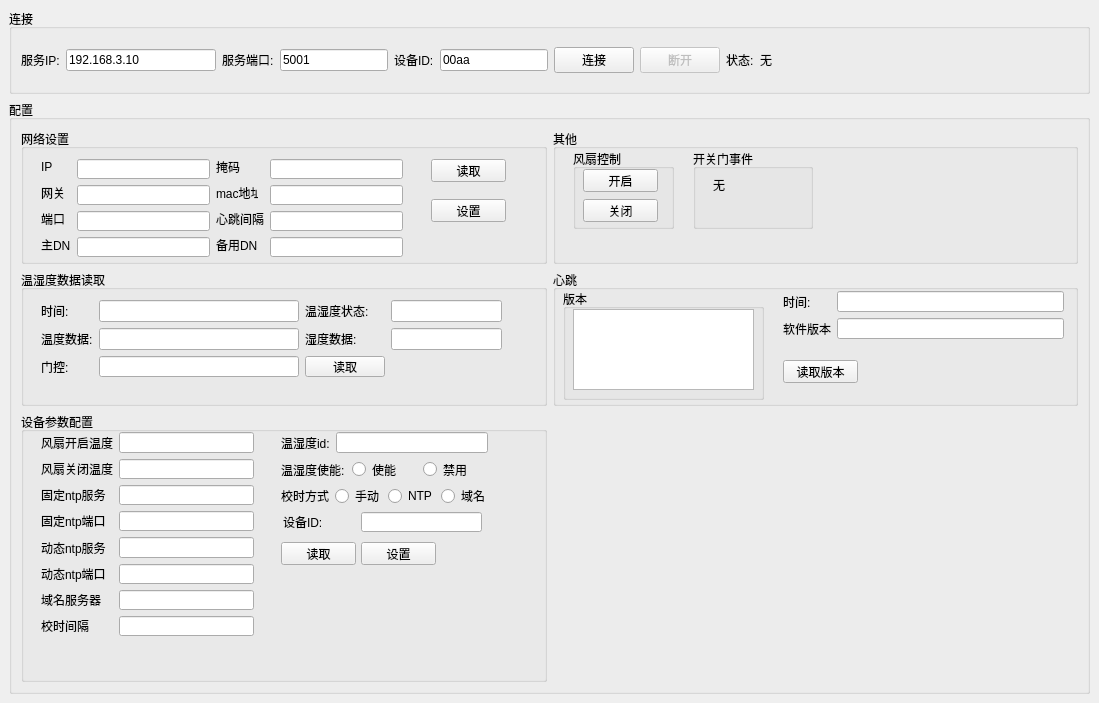
<?xml version="1.0" encoding="UTF-8"?>
<ui version="4.0">
 <class>MainWindow</class>
 <widget class="QMainWindow" name="MainWindow">
  <property name="geometry">
   <rect>
    <x>0</x>
    <y>0</y>
    <width>1099</width>
    <height>703</height>
   </rect>
  </property>
  <property name="windowTitle">
   <string>MainWindow</string>
  </property>
  <widget class="QWidget" name="centralwidget">
   <layout class="QVBoxLayout" name="verticalLayout" stretch="1,7">
    <item>
     <widget class="QGroupBox" name="groupBox">
      <property name="title">
       <string>连接</string>
      </property>
      <layout class="QHBoxLayout" name="horizontalLayout_2">
       <item>
        <layout class="QHBoxLayout" name="horizontalLayout">
         <item>
          <widget class="QLabel" name="label_2">
           <property name="text">
            <string>服务IP:</string>
           </property>
          </widget>
         </item>
         <item>
          <widget class="QLineEdit" name="server_ip">
           <property name="minimumSize">
            <size>
             <width>150</width>
             <height>0</height>
            </size>
           </property>
           <property name="text">
            <string>192.168.3.10</string>
           </property>
           <property name="placeholderText">
            <string>服务IP地址</string>
           </property>
          </widget>
         </item>
         <item>
          <widget class="QLabel" name="label_29">
           <property name="text">
            <string>服务端口:</string>
           </property>
          </widget>
         </item>
         <item>
          <widget class="QLineEdit" name="server_port">
           <property name="text">
            <string>5001</string>
           </property>
           <property name="placeholderText">
            <string>服务端口号</string>
           </property>
          </widget>
         </item>
         <item>
          <widget class="QLabel" name="label_30">
           <property name="text">
            <string>设备ID:</string>
           </property>
          </widget>
         </item>
         <item>
          <widget class="QLineEdit" name="local_device_id">
           <property name="text">
            <string>00aa</string>
           </property>
          </widget>
         </item>
         <item>
          <widget class="QPushButton" name="connect_server">
           <property name="text">
            <string>连接</string>
           </property>
          </widget>
         </item>
         <item>
          <widget class="QPushButton" name="close_server">
           <property name="enabled">
            <bool>false</bool>
           </property>
           <property name="text">
            <string>断开</string>
           </property>
          </widget>
         </item>
         <item>
          <widget class="QLabel" name="status_label_1">
           <property name="text">
            <string>状态:</string>
           </property>
          </widget>
         </item>
         <item>
          <widget class="QLabel" name="status_label">
           <property name="text">
            <string>无</string>
           </property>
          </widget>
         </item>
        </layout>
       </item>
       <item>
        <spacer name="horizontalSpacer">
         <property name="orientation">
          <enum>Qt::Horizontal</enum>
         </property>
         <property name="sizeHint" stdset="0">
          <size>
           <width>40</width>
           <height>20</height>
          </size>
         </property>
        </spacer>
       </item>
      </layout>
     </widget>
    </item>
    <item>
     <widget class="QGroupBox" name="groupBox_2">
      <property name="title">
       <string>配置</string>
      </property>
      <layout class="QGridLayout" name="gridLayout_4" rowstretch="1,1,2">
       <item row="0" column="0">
        <widget class="QGroupBox" name="groupBox_3">
         <property name="title">
          <string>网络设置</string>
         </property>
         <widget class="QLabel" name="label_10">
          <property name="geometry">
           <rect>
            <x>20</x>
            <y>82</y>
            <width>24</width>
            <height>16</height>
           </rect>
          </property>
          <property name="text">
           <string>端口</string>
          </property>
         </widget>
         <widget class="QLineEdit" name="net_heatbeat_interval">
          <property name="geometry">
           <rect>
            <x>249</x>
            <y>82</y>
            <width>133</width>
            <height>20</height>
           </rect>
          </property>
         </widget>
         <widget class="QLineEdit" name="net_mask">
          <property name="geometry">
           <rect>
            <x>249</x>
            <y>30</y>
            <width>133</width>
            <height>20</height>
           </rect>
          </property>
         </widget>
         <widget class="QLabel" name="label_14">
          <property name="geometry">
           <rect>
            <x>195</x>
            <y>108</y>
            <width>42</width>
            <height>16</height>
           </rect>
          </property>
          <property name="text">
           <string>备用DNS</string>
          </property>
         </widget>
         <widget class="QLabel" name="label_9">
          <property name="geometry">
           <rect>
            <x>20</x>
            <y>56</y>
            <width>24</width>
            <height>16</height>
           </rect>
          </property>
          <property name="text">
           <string>网关</string>
          </property>
         </widget>
         <widget class="QLabel" name="label_11">
          <property name="geometry">
           <rect>
            <x>195</x>
            <y>30</y>
            <width>24</width>
            <height>16</height>
           </rect>
          </property>
          <property name="text">
           <string>掩码</string>
          </property>
         </widget>
         <widget class="QLineEdit" name="net_dns_2">
          <property name="geometry">
           <rect>
            <x>249</x>
            <y>108</y>
            <width>133</width>
            <height>20</height>
           </rect>
          </property>
         </widget>
         <widget class="QPushButton" name="set_net_btn">
          <property name="enabled">
           <bool>true</bool>
          </property>
          <property name="geometry">
           <rect>
            <x>410</x>
            <y>70</y>
            <width>75</width>
            <height>23</height>
           </rect>
          </property>
          <property name="text">
           <string>设置</string>
          </property>
         </widget>
         <widget class="QLabel" name="label_15">
          <property name="geometry">
           <rect>
            <x>195</x>
            <y>82</y>
            <width>48</width>
            <height>16</height>
           </rect>
          </property>
          <property name="text">
           <string>心跳间隔</string>
          </property>
         </widget>
         <widget class="QLabel" name="label_12">
          <property name="geometry">
           <rect>
            <x>195</x>
            <y>56</y>
            <width>42</width>
            <height>16</height>
           </rect>
          </property>
          <property name="text">
           <string>mac地址</string>
          </property>
         </widget>
         <widget class="QLineEdit" name="net_dns_1">
          <property name="geometry">
           <rect>
            <x>56</x>
            <y>108</y>
            <width>133</width>
            <height>20</height>
           </rect>
          </property>
         </widget>
         <widget class="QLabel" name="label_13">
          <property name="geometry">
           <rect>
            <x>20</x>
            <y>108</y>
            <width>30</width>
            <height>16</height>
           </rect>
          </property>
          <property name="text">
           <string>主DNS</string>
          </property>
         </widget>
         <widget class="QLineEdit" name="net_port">
          <property name="geometry">
           <rect>
            <x>56</x>
            <y>82</y>
            <width>133</width>
            <height>20</height>
           </rect>
          </property>
         </widget>
         <widget class="QLineEdit" name="net_addr">
          <property name="geometry">
           <rect>
            <x>56</x>
            <y>30</y>
            <width>133</width>
            <height>20</height>
           </rect>
          </property>
         </widget>
         <widget class="QLineEdit" name="net_mac">
          <property name="geometry">
           <rect>
            <x>249</x>
            <y>56</y>
            <width>133</width>
            <height>20</height>
           </rect>
          </property>
         </widget>
         <widget class="QLineEdit" name="net_gateway">
          <property name="geometry">
           <rect>
            <x>56</x>
            <y>56</y>
            <width>133</width>
            <height>20</height>
           </rect>
          </property>
         </widget>
         <widget class="QPushButton" name="get_net_btn">
          <property name="geometry">
           <rect>
            <x>410</x>
            <y>30</y>
            <width>75</width>
            <height>23</height>
           </rect>
          </property>
          <property name="text">
           <string>读取</string>
          </property>
         </widget>
         <widget class="QLabel" name="label_8">
          <property name="geometry">
           <rect>
            <x>20</x>
            <y>30</y>
            <width>16</width>
            <height>16</height>
           </rect>
          </property>
          <property name="text">
           <string>IP</string>
          </property>
         </widget>
        </widget>
       </item>
       <item row="1" column="0">
        <widget class="QGroupBox" name="groupBox_4">
         <property name="title">
          <string>温湿度数据读取</string>
         </property>
         <widget class="QWidget" name="layoutWidget">
          <property name="geometry">
           <rect>
            <x>20</x>
            <y>30</y>
            <width>461</width>
            <height>77</height>
           </rect>
          </property>
          <layout class="QGridLayout" name="gridLayout_2">
           <item row="0" column="0">
            <widget class="QLabel" name="label_3">
             <property name="text">
              <string>时间:</string>
             </property>
            </widget>
           </item>
           <item row="0" column="1">
            <widget class="QLineEdit" name="device_time">
             <property name="minimumSize">
              <size>
               <width>200</width>
               <height>0</height>
              </size>
             </property>
             <property name="text">
              <string/>
             </property>
             <property name="readOnly">
              <bool>true</bool>
             </property>
            </widget>
           </item>
           <item row="0" column="2">
            <widget class="QLabel" name="label_4">
             <property name="text">
              <string>温湿度状态:</string>
             </property>
            </widget>
           </item>
           <item row="0" column="3">
            <widget class="QLineEdit" name="hum_tem_state">
             <property name="text">
              <string/>
             </property>
             <property name="readOnly">
              <bool>true</bool>
             </property>
            </widget>
           </item>
           <item row="1" column="0">
            <widget class="QLabel" name="label_5">
             <property name="text">
              <string>温度数据:</string>
             </property>
            </widget>
           </item>
           <item row="1" column="1">
            <widget class="QLineEdit" name="tem_data">
             <property name="text">
              <string/>
             </property>
             <property name="readOnly">
              <bool>true</bool>
             </property>
            </widget>
           </item>
           <item row="1" column="2">
            <widget class="QLabel" name="label_6">
             <property name="text">
              <string>湿度数据:</string>
             </property>
            </widget>
           </item>
           <item row="1" column="3">
            <widget class="QLineEdit" name="hum_data">
             <property name="text">
              <string/>
             </property>
             <property name="readOnly">
              <bool>true</bool>
             </property>
            </widget>
           </item>
           <item row="2" column="0">
            <widget class="QLabel" name="label_7">
             <property name="text">
              <string>门控:</string>
             </property>
            </widget>
           </item>
           <item row="2" column="1">
            <widget class="QLineEdit" name="door_state">
             <property name="text">
              <string/>
             </property>
             <property name="readOnly">
              <bool>true</bool>
             </property>
            </widget>
           </item>
           <item row="2" column="2">
            <widget class="QPushButton" name="get_hum_and_temp_data">
             <property name="text">
              <string>读取</string>
             </property>
            </widget>
           </item>
          </layout>
         </widget>
        </widget>
       </item>
       <item row="2" column="0">
        <widget class="QGroupBox" name="groupBox_5">
         <property name="title">
          <string>设备参数配置</string>
         </property>
         <widget class="QPushButton" name="set_param_btn">
          <property name="enabled">
           <bool>true</bool>
          </property>
          <property name="geometry">
           <rect>
            <x>340</x>
            <y>130</y>
            <width>75</width>
            <height>23</height>
           </rect>
          </property>
          <property name="text">
           <string>设置</string>
          </property>
          <property name="checkable">
           <bool>false</bool>
          </property>
         </widget>
         <widget class="QPushButton" name="get_device_param_btn">
          <property name="geometry">
           <rect>
            <x>260</x>
            <y>130</y>
            <width>75</width>
            <height>23</height>
           </rect>
          </property>
          <property name="text">
           <string>读取</string>
          </property>
         </widget>
         <widget class="QWidget" name="layoutWidget">
          <property name="geometry">
           <rect>
            <x>260</x>
            <y>20</y>
            <width>207</width>
            <height>74</height>
           </rect>
          </property>
          <layout class="QVBoxLayout" name="verticalLayout_2">
           <item>
            <layout class="QHBoxLayout" name="horizontalLayout_4">
             <item>
              <widget class="QLabel" name="label_23">
               <property name="text">
                <string>温湿度id:</string>
               </property>
              </widget>
             </item>
             <item>
              <widget class="QLineEdit" name="hum_id_edit"/>
             </item>
            </layout>
           </item>
           <item>
            <layout class="QHBoxLayout" name="horizontalLayout_3">
             <item>
              <widget class="QLabel" name="label_22">
               <property name="text">
                <string>温湿度使能:</string>
               </property>
              </widget>
             </item>
             <item>
              <widget class="QRadioButton" name="hum_enable_radio">
               <property name="text">
                <string>使能</string>
               </property>
               <attribute name="buttonGroup">
                <string notr="true">buttonGroup</string>
               </attribute>
              </widget>
             </item>
             <item>
              <widget class="QRadioButton" name="hum_disable_radio">
               <property name="text">
                <string>禁用</string>
               </property>
               <attribute name="buttonGroup">
                <string notr="true">buttonGroup</string>
               </attribute>
              </widget>
             </item>
            </layout>
           </item>
           <item>
            <layout class="QHBoxLayout" name="horizontalLayout_6">
             <item>
              <widget class="QLabel" name="label_21">
               <property name="text">
                <string>校时方式</string>
               </property>
              </widget>
             </item>
             <item>
              <layout class="QHBoxLayout" name="horizontalLayout_5">
               <item>
                <widget class="QRadioButton" name="ntp_man">
                 <property name="text">
                  <string>手动</string>
                 </property>
                 <attribute name="buttonGroup">
                  <string notr="true">buttonGroup_2</string>
                 </attribute>
                </widget>
               </item>
               <item>
                <widget class="QRadioButton" name="ntp_ntp">
                 <property name="text">
                  <string>NTP</string>
                 </property>
                 <attribute name="buttonGroup">
                  <string notr="true">buttonGroup_2</string>
                 </attribute>
                </widget>
               </item>
               <item>
                <widget class="QRadioButton" name="ntp_dn">
                 <property name="text">
                  <string>域名</string>
                 </property>
                 <attribute name="buttonGroup">
                  <string notr="true">buttonGroup_2</string>
                 </attribute>
                </widget>
               </item>
              </layout>
             </item>
            </layout>
           </item>
          </layout>
         </widget>
         <widget class="QWidget" name="layoutWidget">
          <property name="geometry">
           <rect>
            <x>20</x>
            <y>20</y>
            <width>213</width>
            <height>204</height>
           </rect>
          </property>
          <layout class="QGridLayout" name="gridLayout">
           <item row="0" column="0">
            <widget class="QLabel" name="label_20">
             <property name="text">
              <string>风扇开启温度</string>
             </property>
            </widget>
           </item>
           <item row="0" column="1">
            <widget class="QLineEdit" name="fan_open_tem">
             <property name="text">
              <string/>
             </property>
            </widget>
           </item>
           <item row="1" column="0">
            <widget class="QLabel" name="label_19">
             <property name="text">
              <string>风扇关闭温度</string>
             </property>
            </widget>
           </item>
           <item row="1" column="1">
            <widget class="QLineEdit" name="fan_close_tem">
             <property name="text">
              <string/>
             </property>
            </widget>
           </item>
           <item row="2" column="0">
            <widget class="QLabel" name="label_16">
             <property name="text">
              <string>固定ntp服务</string>
             </property>
            </widget>
           </item>
           <item row="2" column="1">
            <widget class="QLineEdit" name="fixed_ntp_server">
             <property name="text">
              <string/>
             </property>
             <property name="readOnly">
              <bool>false</bool>
             </property>
            </widget>
           </item>
           <item row="3" column="0">
            <widget class="QLabel" name="label_17">
             <property name="text">
              <string>固定ntp端口</string>
             </property>
            </widget>
           </item>
           <item row="3" column="1">
            <widget class="QLineEdit" name="fixed_ntp_port">
             <property name="text">
              <string/>
             </property>
             <property name="readOnly">
              <bool>true</bool>
             </property>
            </widget>
           </item>
           <item row="4" column="0">
            <widget class="QLabel" name="label_24">
             <property name="text">
              <string>动态ntp服务</string>
             </property>
            </widget>
           </item>
           <item row="4" column="1">
            <widget class="QLineEdit" name="dynamic_ntp_server">
             <property name="text">
              <string/>
             </property>
             <property name="readOnly">
              <bool>false</bool>
             </property>
            </widget>
           </item>
           <item row="5" column="0">
            <widget class="QLabel" name="label_25">
             <property name="text">
              <string>动态ntp端口</string>
             </property>
            </widget>
           </item>
           <item row="5" column="1">
            <widget class="QLineEdit" name="dynamic_ntp_port">
             <property name="text">
              <string/>
             </property>
             <property name="readOnly">
              <bool>true</bool>
             </property>
            </widget>
           </item>
           <item row="6" column="0">
            <widget class="QLabel" name="label_26">
             <property name="text">
              <string>域名服务器</string>
             </property>
            </widget>
           </item>
           <item row="6" column="1">
            <widget class="QLineEdit" name="dns_analysis">
             <property name="text">
              <string/>
             </property>
             <property name="readOnly">
              <bool>false</bool>
             </property>
            </widget>
           </item>
           <item row="7" column="0">
            <widget class="QLabel" name="label_27">
             <property name="text">
              <string>校时间隔</string>
             </property>
            </widget>
           </item>
           <item row="7" column="1">
            <widget class="QLineEdit" name="ntp_interval">
             <property name="text">
              <string/>
             </property>
             <property name="readOnly">
              <bool>false</bool>
             </property>
            </widget>
           </item>
          </layout>
         </widget>
         <widget class="QLabel" name="label_28">
          <property name="geometry">
           <rect>
            <x>262</x>
            <y>100</y>
            <width>72</width>
            <height>20</height>
           </rect>
          </property>
          <property name="text">
           <string>设备ID:</string>
          </property>
         </widget>
         <widget class="QLineEdit" name="device_id_set">
          <property name="geometry">
           <rect>
            <x>340</x>
            <y>100</y>
            <width>121</width>
            <height>20</height>
           </rect>
          </property>
          <property name="text">
           <string/>
          </property>
         </widget>
        </widget>
       </item>
       <item row="0" column="1">
        <widget class="QGroupBox" name="groupBox_9">
         <property name="title">
          <string>其他</string>
         </property>
         <widget class="QGroupBox" name="groupBox_6">
          <property name="geometry">
           <rect>
            <x>20</x>
            <y>20</y>
            <width>101</width>
            <height>80</height>
           </rect>
          </property>
          <property name="title">
           <string>风扇控制</string>
          </property>
          <widget class="QPushButton" name="open_fan_btn">
           <property name="geometry">
            <rect>
             <x>10</x>
             <y>20</y>
             <width>75</width>
             <height>23</height>
            </rect>
           </property>
           <property name="text">
            <string>开启</string>
           </property>
          </widget>
          <widget class="QPushButton" name="close_fan_btn">
           <property name="geometry">
            <rect>
             <x>10</x>
             <y>50</y>
             <width>75</width>
             <height>23</height>
            </rect>
           </property>
           <property name="text">
            <string>关闭</string>
           </property>
          </widget>
         </widget>
         <widget class="QGroupBox" name="groupBox_7">
          <property name="geometry">
           <rect>
            <x>140</x>
            <y>20</y>
            <width>120</width>
            <height>80</height>
           </rect>
          </property>
          <property name="title">
           <string>开关门事件</string>
          </property>
          <widget class="QLabel" name="door_state_edit">
           <property name="geometry">
            <rect>
             <x>20</x>
             <y>30</y>
             <width>54</width>
             <height>12</height>
            </rect>
           </property>
           <property name="text">
            <string>无</string>
           </property>
          </widget>
         </widget>
        </widget>
       </item>
       <item row="1" column="1">
        <widget class="QGroupBox" name="groupBox_8">
         <property name="title">
          <string>心跳</string>
         </property>
         <widget class="QGroupBox" name="groupBox_10">
          <property name="geometry">
           <rect>
            <x>10</x>
            <y>19</y>
            <width>201</width>
            <height>111</height>
           </rect>
          </property>
          <property name="title">
           <string>版本</string>
          </property>
          <widget class="QTextEdit" name="version_edit">
           <property name="geometry">
            <rect>
             <x>10</x>
             <y>20</y>
             <width>181</width>
             <height>81</height>
            </rect>
           </property>
           <property name="readOnly">
            <bool>true</bool>
           </property>
          </widget>
         </widget>
         <widget class="QWidget" name="layoutWidget">
          <property name="geometry">
           <rect>
            <x>230</x>
            <y>21</y>
            <width>281</width>
            <height>48</height>
           </rect>
          </property>
          <layout class="QGridLayout" name="gridLayout_3">
           <item row="1" column="0" colspan="2">
            <widget class="QLabel" name="label_18">
             <property name="text">
              <string>软件版本</string>
             </property>
            </widget>
           </item>
           <item row="1" column="2">
            <widget class="QLineEdit" name="soft_version_edit">
             <property name="readOnly">
              <bool>true</bool>
             </property>
            </widget>
           </item>
           <item row="0" column="2">
            <widget class="QLineEdit" name="heartbeat_date_edit">
             <property name="minimumSize">
              <size>
               <width>200</width>
               <height>0</height>
              </size>
             </property>
             <property name="readOnly">
              <bool>true</bool>
             </property>
            </widget>
           </item>
           <item row="0" column="0" colspan="2">
            <widget class="QLabel" name="label">
             <property name="text">
              <string>时间:</string>
             </property>
            </widget>
           </item>
          </layout>
         </widget>
         <widget class="QPushButton" name="get_version_btn">
          <property name="geometry">
           <rect>
            <x>230</x>
            <y>90</y>
            <width>75</width>
            <height>23</height>
           </rect>
          </property>
          <property name="text">
           <string>读取版本</string>
          </property>
         </widget>
        </widget>
       </item>
      </layout>
     </widget>
    </item>
   </layout>
  </widget>
 </widget>
 <resources/>
 <connections/>
 <buttongroups>
  <buttongroup name="buttonGroup_2"/>
  <buttongroup name="buttonGroup"/>
 </buttongroups>
</ui>
